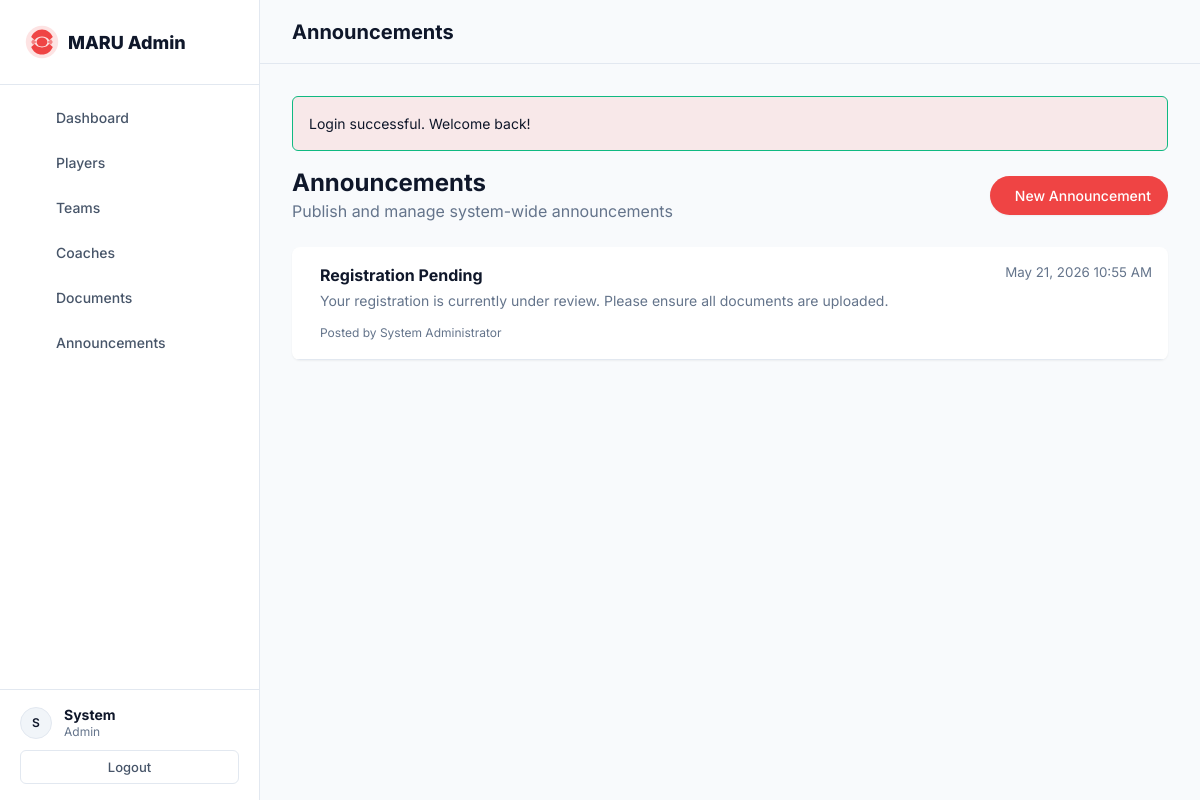
Page /admin/announcements (signed in) on the committed database.
### tables this page shows
CREATE TABLE IF NOT EXISTS notifications (
    id INT AUTO_INCREMENT PRIMARY KEY,
    user_id INT NOT NULL,
    sender_id INT NULL,
    title VARCHAR(255) NOT NULL,
    message TEXT NOT NULL,
    type ENUM('info', 'success', 'warning', 'error') DEFAULT 'info',
    is_read TINYINT(1) DEFAULT 0,
    created_at TIMESTAMP DEFAULT CURRENT_TIMESTAMP,
    FOREIGN KEY (user_id) REFERENCES users(id) ON DELETE CASCADE,
    FOREIGN KEY (sender_id) REFERENCES users(id) ON DELETE SET NULL
);

CREATE TABLE IF NOT EXISTS users (
    id INT AUTO_INCREMENT PRIMARY KEY,
    email VARCHAR(255) UNIQUE NOT NULL,
    password VARCHAR(255) NOT NULL,
    role ENUM('player', 'coach', 'admin') NOT NULL,
    first_name VARCHAR(100) NOT NULL,
    last_name VARCHAR(100) NOT NULL,
    phone VARCHAR(20),
    avatar VARCHAR(255) DEFAULT NULL,
    is_active TINYINT(1) DEFAULT 1,
    created_at TIMESTAMP DEFAULT CURRENT_TIMESTAMP,
    updated_at TIMESTAMP DEFAULT CURRENT_TIMESTAMP ON UPDATE CURRENT_TIMESTAMP
);

### index.php (called while the page is built, shortened)
<?php
spl_autoload_register(function ($class) {
    $prefix = 'App\\';
    $base_dir = __DIR__ . '/src/';
    $len = strlen($prefix);
    $relative_class = substr($class, $len);
    $file = $base_dir . str_replace('\\', '/', $relative_class) . '.php';
    $config_file = __DIR__ . '/config/' . str_replace('\\', '/', $relative_class) . '.php';
});
$router = new Router();
$router->get('/', 'PageController@welcome');
$router->get('/login', 'AuthController@showLogin');
$router->post('/login', 'AuthController@login');
$router->get('/register', 'AuthController@showRegister');
$router->get('/register/player', 'AuthController@showPlayerRegister');
$router->post('/register/player', 'AuthController@registerPlayer');
$router->get('/register/coach', 'AuthController@showCoachRegister');
$router->post('/register/coach', 'AuthController@registerCoach');
$router->post('/logout', 'AuthController@logout');
$router->get('/player/profile', 'PlayerController@showProfile', ['AuthMiddleware']);
$router->get('/player/profile/edit', 'PlayerController@editProfile', ['AuthMiddleware']);
$router->post('/player/profile/edit', 'PlayerController@updateProfile', ['AuthMiddleware']);
$router->get('/player/status', 'PlayerController@showStatus', ['AuthMiddleware']);
$router->post('/player/documents/upload', 'DocumentController@upload', ['AuthMiddleware']);
$router->get('/coach/profile', 'CoachController@showProfile', ['AuthMiddleware', 'RoleMiddleware:coach']);
$router->get('/coach/edit', 'CoachController@editProfile', ['AuthMiddleware', 'RoleMiddleware:coach']);
$router->post('/coach/edit', 'CoachController@updateProfile', ['AuthMiddleware', 'RoleMiddleware:coach']);
$router->get('/coach/team', 'CoachController@showTeam', ['AuthMiddleware', 'RoleMiddleware:coach']);
$router->get('/admin', 'AdminController@dashboard', ['AuthMiddleware', 'RoleMiddleware:admin']);
$router->get('/admin/profile', 'AdminController@profile', ['AuthMiddleware', 'RoleMiddleware:admin']);
$router->post('/admin/profile/update', 'AdminController@updateProfile', ['AuthMiddleware', 'RoleMiddleware:admin']);
$router->post('/admin/profile/password', 'AdminController@changePassword', ['AuthMiddleware', 'RoleMiddleware:admin']);
$router->get('/admin/admins/create', 'AdminController@createAdminForm', ['AuthMiddleware', 'RoleMiddleware:admin']);
$router->post('/admin/admins/create', 'AdminController@createAdmin', ['AuthMiddleware', 'RoleMiddleware:admin']);
$router->get('/admin/players', 'AdminController@players', ['AuthMiddleware', 'RoleMiddleware:admin']);
$router->get('/admin/players/create', 'AdminController@createPlayerForm', ['AuthMiddleware', 'RoleMiddleware:admin']);
$router->post('/admin/players/create', 'AdminController@createPlayer', ['AuthMiddleware', 'RoleMiddleware:admin']);
$router->get('/admin/players/{id}', 'AdminController@playerDetail', ['AuthMiddleware', 'RoleMiddleware:admin']);
$router->post('/admin/players/{id}/status', 'AdminController@updatePlayerStatus', ['AuthMiddleware', 'RoleMiddleware:admin']);
$router->get('/admin/coaches', 'AdminController@coaches', ['AuthMiddleware', 'RoleMiddleware:admin']);
$router->get('/admin/coaches/create', 'AdminController@createCoachForm', ['AuthMiddleware', 'RoleMiddleware:admin']);
$router->post('/admin/coaches/create', 'AdminController@createCoach', ['AuthMiddleware', 'RoleMiddleware:admin']);
$router->get('/admin/coaches/{id}', 'AdminController@coachDetail', ['AuthMiddleware', 'RoleMiddleware:admin']);
$router->post('/admin/coaches/{id}/status', 'AdminController@updateCoachStatus', ['AuthMiddleware', 'RoleMiddleware:admin']);
$router->get('/admin/teams', 'AdminController@teams', ['AuthMiddleware', 'RoleMiddleware:admin']);
$router->get('/admin/teams/create', 'AdminController@createTeamForm', ['AuthMiddleware', 'RoleMiddleware:admin']);
$router->post('/admin/teams/create', 'AdminController@createTeam', ['AuthMiddleware', 'RoleMiddleware:admin']);
$router->get('/admin/teams/{id}', 'AdminController@teamDetail', ['AuthMiddleware', 'RoleMiddleware:admin']);
$router->get('/admin/documents', 'AdminController@documents', ['AuthMiddleware', 'RoleMiddleware:admin']);
$router->post('/admin/documents/{id}/verify', 'AdminController@verifyDocument', ['AuthMiddleware', 'RoleMiddleware:admin']);
$router->post('/admin/notifications/send', 'AdminController@sendNotification', ['AuthMiddleware', 'RoleMiddleware:admin']);
$router->get('/admin/announcements', 'AdminController@announcements', ['AuthMiddleware', 'RoleMiddleware:admin']);
$router->get('/admin/announcements/create', 'AdminController@createAnnouncementForm', ['AuthMiddleware', 'RoleMiddleware:admin']);
$router->post('/admin/announcements/create', 'AdminController@createAnnouncement', ['AuthMiddleware', 'RoleMiddleware:admin']);
$router->dispatch();

### src/controllers/AdminController.php (called while the page is built, shortened)
<?php
class AdminController
{
    protected function render(string $view, array $data = [], string $layout = 'admin'): void
    {
        extract($data);
        $contentView = __DIR__ . "/../../views/pages/{$view}.php";
        require $contentView;
        require __DIR__ . "/../../views/layouts/{$layout}.php";
    }
    public function announcements(): void
    {
        $db = Database::getConnection();
        $stmt = $db->query("
            SELECT n.*, u.first_name, u.last_name
            FROM notifications n
            JOIN users u ON n.sender_id = u.id
            WHERE n.user_id = 0 OR n.type IN ('info', 'warning')
            ORDER BY n.created_at DESC
        ");
        $announcements = $stmt->fetchAll(\PDO::FETCH_ASSOC);
        $this->render('admin/announcements', [
            'announcements' => $announcements,
            'pageTitle' => 'Announcements'
        ]);
    }
}

### src/helpers/Session.php (called while the page is built, shortened)
<?php
class Session {
    public static function get(string $key, mixed $default = null): mixed {
        return $_SESSION[$key] ?? $default;
    }
    public static function getUser(): ?array {
        return self::get('user');
    }
}

### views/pages/admin/announcements.php (the view, shortened to what this page needs)
<div class="page-header flex justify-between items-center mb-4">
    <div class="header-content">
        <h1 class="text-2xl font-bold m-0">Announcements</h1>
        <p class="text-muted m-0 mt-1">Publish and manage system-wide announcements</p>
    </div>
    <div class="header-actions">
        <a href="/admin/announcements/create" class="btn btn-primary rounded-pill px-4 shadow-sm">
            <i class="ph ph-plus mr-2"></i> New Announcement
        </a>
    </div>
</div>
<div class="card shadow-sm border-0 rounded-lg overflow-hidden">
    <div class="card-body p-0">
        <?php if (!empty($announcements)): ?>
            <?php foreach ($announcements as $announcement): ?>
                <div class="p-4 border-bottom <?= $announcement['type'] === 'warning' ? 'bg-warning-light' : '' ?>">
                    <div class="flex items-start gap-3">
                        <div class="flex-1">
                            <div class="flex justify-between items-start mb-1">
                                <h3 class="text-base font-bold m-0"><?= htmlspecialchars($announcement['title']) ?></h3>
                                <small class="text-muted"><?= htmlspecialchars(date('M j, Y g:i A', strtotime($announcement['created_at']))) ?></small>
                            </div>
                            <p class="text-muted text-sm mb-2"><?= nl2br(htmlspecialchars($announcement['message'])) ?></p>
                            <small class="text-xs text-muted">Posted by <?= htmlspecialchars(($announcement['first_name'] ?? '') . ' ' . ($announcement['last_name'] ?? 'System')) ?></small>
                        </div>
                    </div>
                </div>
            <?php endforeach; ?>
        <?php endif; ?>
    </div>
</div>

### src/helpers/Router.php (shortened to what this page needs)
<?php
class Router {
    private array $routes = [
        'GET' => [],
        'POST' => []
    ];
    private function addRoute(string $method, string $path, string|callable $handler, array $routeMiddleware = []): void {
        $pattern = preg_replace('/\{([a-zA-Z0-9_]+)\}/', '(?P<$1>[a-zA-Z0-9_-]+)', $path);
        $pattern = "#^" . $pattern . "$#";
        $this->routes[$method][$pattern] = $handler;
    }
    public function dispatch(): void {
        $method = $_SERVER['REQUEST_METHOD'];
        $path = parse_url($_SERVER['REQUEST_URI'], PHP_URL_PATH);
        foreach ($this->routes[$method] as $pattern => $handler) {
            if (preg_match($pattern, $path, $matches)) {
                $params = array_filter($matches, 'is_string', ARRAY_FILTER_USE_KEY);
                if (is_callable($handler)) {
                    call_user_func_array($handler, $params);
                } else {
                    $this->invokeController($handler, $params);
                }
                return;
            }
        }
    }
    private function invokeController(string $handler, array $params): void {
        list($controllerName, $methodName) = explode('@', $handler);
        $controllerClass = "App\\Controllers\\" . $controllerName;
        if (class_exists($controllerClass)) {
            $controller = new $controllerClass();
            if (method_exists($controller, $methodName)) {
                call_user_func_array([$controller, $methodName], $params);
                return;
            }
        }
    }
}

### views/partials/sidebar.php (shortened to what this page needs)
<?php
$currentPath = parse_url($_SERVER['REQUEST_URI'] ?? '/', PHP_URL_PATH) ?? '';
$adminUser = Session::getUser();
function isActive($path, $prefix = false): string {
    global $currentPath;
    $currentPath = $currentPath ?? '';
    if ($prefix) {
        return strpos($currentPath, $path) === 0 ? 'active' : '';
    }
    return $currentPath === $path ? 'active' : '';
}
?>
<aside class="dashboard-sidebar">
    <div class="sidebar-brand">
        <a href="/" class="navbar-brand">
            <span class="sidebar-brand-text">MARU Admin</span>
        </a>
    </div>
    <nav class="sidebar-nav">
        <a href="/admin" class="sidebar-link <?= isActive('/admin') ?>">
            <i class="ph ph-chart-bar sidebar-link-icon"></i>
            <span>Dashboard</span>
        </a>
        <a href="/admin/players" class="sidebar-link <?= isActive('/admin/players', true) ?>">
            <i class="ph ph-users-three sidebar-link-icon"></i>
            <span>Players</span>
        </a>
        <a href="/admin/teams" class="sidebar-link <?= isActive('/admin/teams', true) ?>">
            <i class="ph ph-trophy sidebar-link-icon"></i>
            <span>Teams</span>
        </a>
        <a href="/admin/coaches" class="sidebar-link <?= isActive('/admin/coaches', true) ?>">
            <i class="ph ph-chalkboard-teacher sidebar-link-icon"></i>
            <span>Coaches</span>
        </a>
        <a href="/admin/documents" class="sidebar-link <?= isActive('/admin/documents', true) ?>">
            <i class="ph ph-file-text sidebar-link-icon"></i>
            <span>Documents</span>
        </a>
        <a href="/admin/announcements" class="sidebar-link <?= isActive('/admin/announcements', true) ?>">
            <i class="ph ph-megaphone sidebar-link-icon"></i>
            <span>Announcements</span>
        </a>
    </nav>
    <div class="sidebar-footer">
        <a href="/admin/profile" class="sidebar-user">
            <div class="avatar avatar-sm">
                <?php if (!empty($adminUser['avatar'])): ?>
                    <img src="/public/uploads/avatars/<?= htmlspecialchars($adminUser['avatar']) ?>" alt="Avatar" class="avatar-img">
                <?php else: ?>
                    <?= strtoupper(substr($adminUser['first_name'] ?? 'A', 0, 1)) ?>
                <?php endif; ?>
            </div>
            <div class="sidebar-user-info">
                <span class="sidebar-user-name"><?= htmlspecialchars($adminUser['first_name'] ?? 'Admin') ?></span>
                <span class="sidebar-user-role"><?= htmlspecialchars($adminUser['role'] ?? 'admin') ?></span>
            </div>
        </a>
        <form action="/logout" method="POST">
            <button type="submit" class="sidebar-logout-btn">Logout</button>
        </form>
    </div>
</aside>

### rows in the picture
notifications: sender.first_name "S", sender.first_name "System", title "Registration Pending", created_at "May 21, 2026 10:55 AM", message "Your registration is currently under review. Please ensure all documents are uploaded.", sender.last_name "System Administrator"

### other values in the picture
$message "Login successful. Welcome back!"
